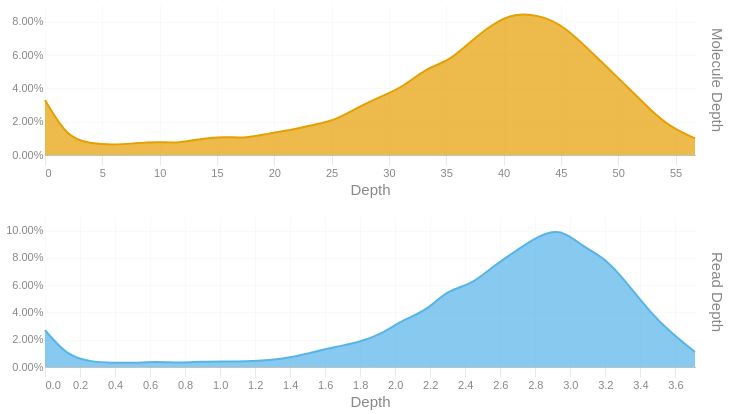

The notebook cell saved with this chart:
### Code cell
readdep = depth_hist(tb['Read Depth'], q99, 3)
readdep = readdep.with_columns(pl.lit('Read Depth').alias('Metric'))
if not SKIPLR:
    moldep = depth_hist(tb['Molecule Depth'], mol_q99, 1)
    moldep = moldep.with_columns(pl.lit('Molecule Depth').alias('Metric'))
    _hist = pl.concat([readdep, moldep])
    _hist = _hist.filter(pl.col('Proportion') != 0)
    with SafeRender(_hist):
        (
            alt.Chart(_hist)        
            .mark_area(interpolate = "basis")
            .encode(
                x=alt.X('Bin:Q').scale(domainMin=0).axis(alt.Axis(title='Depth')),
                y = alt.Y('Proportion:Q', title = None).axis(format = '.2%'),
                color = alt.Color('Metric:N').legend(None),
                row = alt.Row("Metric:N").header(title = None, labelOrient = 'right'),
                tooltip = [
                    alt.Tooltip("Metric:N", title = "Metric"),
                    alt.Tooltip('Interval:N', title = "Depth Interval"),
                    alt.Tooltip('Proportion:Q', title = "% Alignments").format('.2%')
                ]
            )
            .resolve_scale(x='independent', y='independent')
            .properties(
                height = 150, width = 650,
                usermeta={'embedOptions': {'downloadFileName': f'{samplename}.depth.hist'}}
            )
        ).display()
else:
    readdep = readdep.filter(pl.col('Proportion') != 0)
    with SafeRender(readdep):
        (
            alt.Chart(readdep)        
            .mark_area(interpolate = "basis")
            .encode(
                x=alt.X('Bin:Q').scale(domainMin=0).axis(alt.Axis(title='Depth')),
                y = alt.Y('Proportion:Q', title = None).axis(format = '.2%'),
                tooltip = [
                    alt.Tooltip('Interval:N', title = "Depth Interval"),
                    alt.Tooltip('Proportion:Q', title = "% Alignments").format('.2%')
                ]
            )
            .properties(
                usermeta={'embedOptions': {'downloadFileName': f'{samplename}.depth.hist'}}
            )
        ).display()

### Figure 1 — Vega-Lite specification as saved in the notebook (floating-point values rounded to 4 significant figures)
{"width": 650, "height": 150, "config": {"title": {"anchor": "start", "dy": -15, "fontSize": 18, "color": "#888888", "subtitleColor": "#888888", "subtitleFontSize": 14}, "arc": {"fill": "#0072B2"}, "axis": {"domainColor": "#888888", "domainWidth": 0.5, "gridWidth": 0.2, "grid": false, "titleFontWeight": 400, "titleFontSize": 15, "labelFontSize": 11, "labelColor": "#888888", "tickColor": "#888888", "tickWidth": 0.2, "titleColor": "#888888"}, "axisBand": {"grid": false}, "axisX": {"grid": true, "tickSize": 10, "domainCap": "round"}, "axisY": {"domain": false, "grid": true, "tickSize": 0, "domainCap": "round"}, "background": "transparent", "header": {"labelFontSize": 15, "labelColor": "#888888", "titleFontSize": 15, "titleFontWeight": 600, "titleColor": "#888888"}, "legend": {"labelFont": "sans-serif", "labelFontSize": 12, "labelColor": "#888888", "symbolSize": 100, "symbolType": "circle", "titleFontSize": 12, "titlePadding": 10, "titleColor": "#888888", "title": null}, "range": {"category": ["#E69F00", "#56B4E9", "#009E73", "#F0E442", "#0072B2", "#D55E00", "#CC79A7", "#000000"], "diverging": ["#cfe8f3", "#a2d4ec", "#73bfe2", "#46abdb", "#1696d2", "#12719e"]}, "area": {"fill": "#0072B2", "fillOpacity": 0.7, "line": true, "strokeOpacity": 0.7}, "line": {"color": "#0072B2", "stroke": "#0072B2", "strokeWidth": 2}, "trail": {"color": "#0072B2", "stroke": "#0072B2", "strokeWidth": 0, "size": 1}, "point": {"filled": true, "fillOpacity": 1.0, "size": 95}, "text": {"color": "#888888", "fontSize": 11, "align": "right", "fontWeight": 400, "size": 11}, "bar": {"fill": "#0072B2", "stroke": null}, "view": {"stroke": null, "continuousWidth": 660, "continuousHeight": 400}}, "data": {"name": "data-8a73f4d52c198353d31a53c2ef22a58b"}, "mark": {"type": "area", "interpolate": "basis"}, "encoding": {"color": {"field": "Metric", "legend": null, "type": "nominal"}, "row": {"field": "Metric", "header": {"title": null, "labelOrient": "right"}, "type": "nominal"}, "tooltip": [{"field": "Metric", "title": "Metric", "type": "nominal"}, {"field": "Interval", "title": "Depth Interval", "type": "nominal"}, {"field": "Proportion", "format": ".2%", "title": "% Alignments", "type": "quantitative"}], "x": {"axis": {"title": "Depth"}, "field": "Bin", "scale": {"domainMin": 0}, "type": "quantitative"}, "y": {"axis": {"format": ".2%"}, "field": "Proportion", "title": null, "type": "quantitative"}}, "resolve": {"scale": {"x": "independent", "y": "independent"}}, "usermeta": {"embedOptions": {"downloadFileName": "S3_Waccamaw_1713.depth.hist"}}, "$schema": "https://vega.github.io/schema/vega-lite/v6.1.0.json", "datasets": {"data-8a73f4d52c198353d31a53c2ef22a58b": [{"Bin": 0.0, "Interval": "0.0-0.128", "Proportion": 0.027, "Metric": "Read Depth"}, {"Bin": 0.128, "Interval": "0.128-0.256", "Proportion": 0.008, "Metric": "Read Depth"}, {"Bin": 0.256, "Interval": "0.256-0.384", "Proportion": 0.004, "Metric": "Read Depth"}, {"Bin": 0.384, "Interval": "0.384-0.512", "Proportion": 0.003, "Metric": "Read Depth"}, {"Bin": 0.512, "Interval": "0.512-0.64", "Proportion": 0.003, "Metric": "Read Depth"}, {"Bin": 0.64, "Interval": "0.64-0.768", "Proportion": 0.004, "Metric": "Read Depth"}, {"Bin": 0.768, "Interval": "0.768-0.896", "Proportion": 0.003, "Metric": "Read Depth"}, {"Bin": 0.896, "Interval": "0.896-1.024", "Proportion": 0.004, "Metric": "Read Depth"}, {"Bin": 1.024, "Interval": "1.024-1.152", "Proportion": 0.004, "Metric": "Read Depth"}, {"Bin": 1.152, "Interval": "1.152-1.28", "Proportion": 0.004, "Metric": "Read Depth"}, {"Bin": 1.28, "Interval": "1.28-1.408", "Proportion": 0.005, "Metric": "Read Depth"}, {"Bin": 1.408, "Interval": "1.408-1.536", "Proportion": 0.007, "Metric": "Read Depth"}, {"Bin": 1.536, "Interval": "1.536-1.664", "Proportion": 0.011, "Metric": "Read Depth"}, {"Bin": 1.664, "Interval": "1.664-1.792", "Proportion": 0.015, "Metric": "Read Depth"}, {"Bin": 1.792, "Interval": "1.792-1.92", "Proportion": 0.018, "Metric": "Read Depth"}, {"Bin": 1.92, "Interval": "1.92-2.048", "Proportion": 0.024, "Metric": "Read Depth"}, {"Bin": 2.048, "Interval": "2.048-2.176", "Proportion": 0.035, "Metric": "Read Depth"}, {"Bin": 2.176, "Interval": "2.176-2.304", "Proportion": 0.041, "Metric": "Read Depth"}, {"Bin": 2.304, "Interval": "2.304-2.432", "Proportion": 0.057, "Metric": "Read Depth"}, {"Bin": 2.432, "Interval": "2.432-2.56", "Proportion": 0.06, "Metric": "Read Depth"}, {"Bin": 2.56, "Interval": "2.56-2.688", "Proportion": 0.074, "Metric": "Read Depth"}, {"Bin": 2.688, "Interval": "2.688-2.816", "Proportion": 0.085, "Metric": "Read Depth"}, {"Bin": 2.816, "Interval": "2.816-2.944", "Proportion": 0.096, "Metric": "Read Depth"}, {"Bin": 2.944, "Interval": "2.944-3.072", "Proportion": 0.102, "Metric": "Read Depth"}, {"Bin": 3.072, "Interval": "3.072-3.2", "Proportion": 0.088, "Metric": "Read Depth"}, {"Bin": 3.2, "Interval": "3.2-3.328", "Proportion": 0.08, "Metric": "Read Depth"}, {"Bin": 3.328, "Interval": "3.328-3.456", "Proportion": 0.061, "Metric": "Read Depth"}, {"Bin": 3.456, "Interval": "3.456-3.584", "Proportion": 0.04, "Metric": "Read Depth"}, {"Bin": 3.584, "Interval": "3.584-3.712", "Proportion": 0.024, "Metric": "Read Depth"}, {"Bin": 3.712, "Interval": "3.712-3.84", "Proportion": 0.011, "Metric": "Read Depth"}, {"Bin": 0.0, "Interval": "0.0-2.0", "Proportion": 0.033, "Metric": "Molecule Depth"}, {"Bin": 2.0, "Interval": "2.0-3.9", "Proportion": 0.01, "Metric": "Molecule Depth"}, {"Bin": 3.9, "Interval": "3.9-5.9", "Proportion": 0.007, "Metric": "Molecule Depth"}, {"Bin": 5.9, "Interval": "5.9-7.8", "Proportion": 0.006, "Metric": "Molecule Depth"}, {"Bin": 7.8, "Interval": "7.8-9.8", "Proportion": 0.007, "Metric": "Molecule Depth"}, {"Bin": 9.8, "Interval": "9.8-11.7", "Proportion": 0.008, "Metric": "Molecule Depth"}, {"Bin": 11.7, "Interval": "11.7-13.7", "Proportion": 0.007, "Metric": "Molecule Depth"}, {"Bin": 13.7, "Interval": "13.7-15.6", "Proportion": 0.01, "Metric": "Molecule Depth"}, {"Bin": 15.6, "Interval": "15.6-17.6", "Proportion": 0.011, "Metric": "Molecule Depth"}, {"Bin": 17.6, "Interval": "17.6-19.5", "Proportion": 0.01, "Metric": "Molecule Depth"}, {"Bin": 19.5, "Interval": "19.5-21.5", "Proportion": 0.013, "Metric": "Molecule Depth"}, {"Bin": 21.5, "Interval": "21.5-23.4", "Proportion": 0.015, "Metric": "Molecule Depth"}, {"Bin": 23.4, "Interval": "23.4-25.4", "Proportion": 0.018, "Metric": "Molecule Depth"}, {"Bin": 25.4, "Interval": "25.4-27.4", "Proportion": 0.021, "Metric": "Molecule Depth"}, {"Bin": 27.4, "Interval": "27.4-29.3", "Proportion": 0.029, "Metric": "Molecule Depth"}, {"Bin": 29.3, "Interval": "29.3-31.3", "Proportion": 0.035, "Metric": "Molecule Depth"}, {"Bin": 31.3, "Interval": "31.3-33.2", "Proportion": 0.041, "Metric": "Molecule Depth"}, {"Bin": 33.2, "Interval": "33.2-35.2", "Proportion": 0.052, "Metric": "Molecule Depth"}, {"Bin": 35.2, "Interval": "35.2-37.1", "Proportion": 0.056, "Metric": "Molecule Depth"}, {"Bin": 37.1, "Interval": "37.1-39.1", "Proportion": 0.068, "Metric": "Molecule Depth"}, {"Bin": 39.1, "Interval": "39.1-41.0", "Proportion": 0.079, "Metric": "Molecule Depth"}, {"Bin": 41.0, "Interval": "41.0-43.0", "Proportion": 0.085, "Metric": "Molecule Depth"}, {"Bin": 43.0, "Interval": "43.0-44.9", "Proportion": 0.084, "Metric": "Molecule Depth"}, {"Bin": 44.9, "Interval": "44.9-46.9", "Proportion": 0.079, "Metric": "Molecule Depth"}, {"Bin": 46.9, "Interval": "46.9-48.8", "Proportion": 0.067, "Metric": "Molecule Depth"}, {"Bin": 48.8, "Interval": "48.8-50.8", "Proportion": 0.054, "Metric": "Molecule Depth"}, {"Bin": 50.8, "Interval": "50.8-52.8", "Proportion": 0.041, "Metric": "Molecule Depth"}, {"Bin": 52.8, "Interval": "52.8-54.7", "Proportion": 0.027, "Metric": "Molecule Depth"}, {"Bin": 54.7, "Interval": "54.7-56.7", "Proportion": 0.016, "Metric": "Molecule Depth"}, {"Bin": 56.7, "Interval": "56.7-58.62", "Proportion": 0.01, "Metric": "Molecule Depth"}]}}
